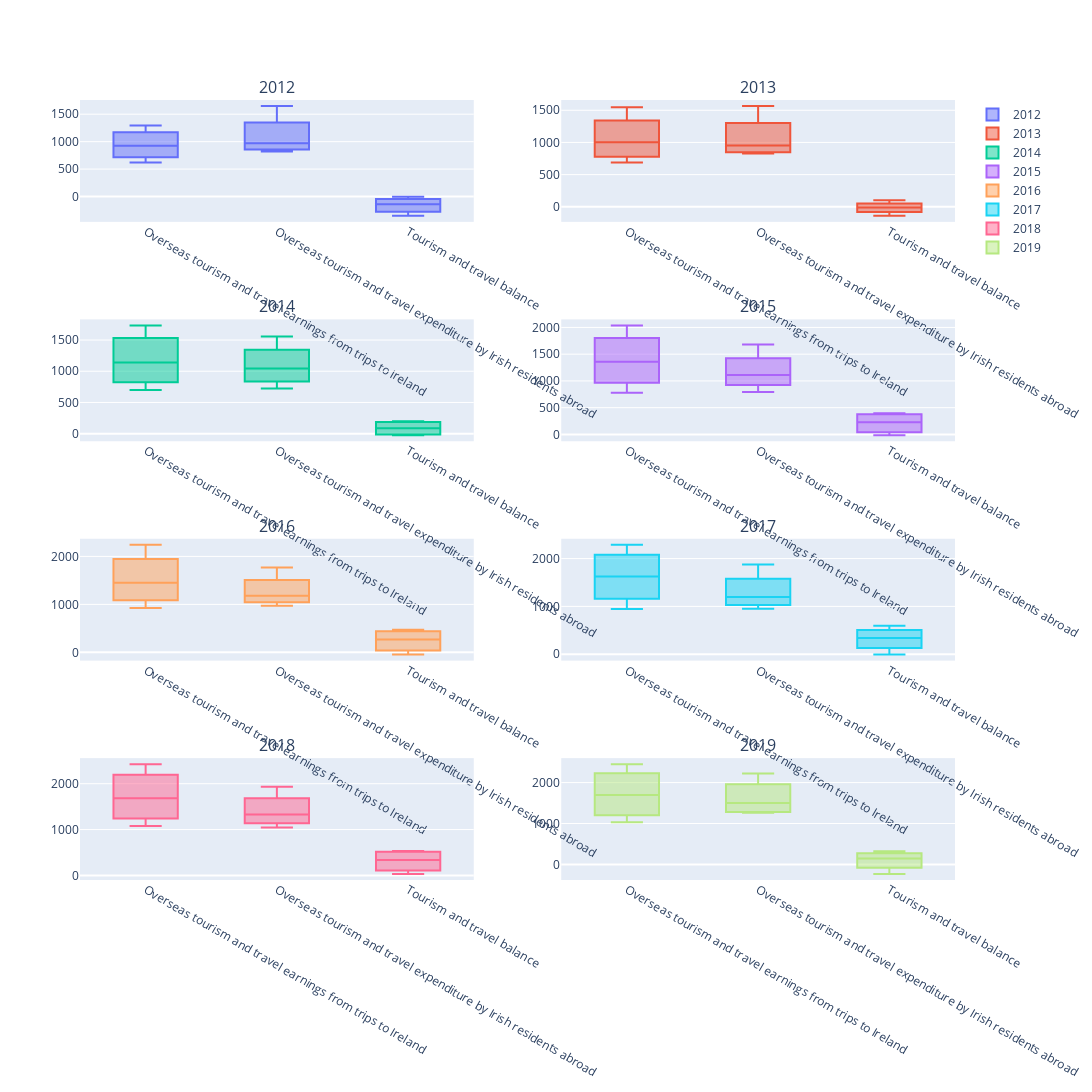

Source (notebook cell):
### Code cell
rows=4
cols=2
fig = make_subplots(rows=rows, cols=cols, subplot_titles=(pivot_table.columns[2:]))
x = 2
for i in range(1, rows + 1):
    for j in range(1, cols + 1):
        fig.add_trace(go.Box(x =pivot_table['Type of Expenditure'], y = pivot_table[pivot_table.columns[x]], name=pivot_table.columns[x]) ,
                     row=i,
                     col=j)

        x=x+1

fig.update_layout(height=2000, width=1200)
fig.show()

### Figure 1 — Plotly figure (JSON) as saved in the notebook; plotly's stock layout.template omitted (floating-point values rounded to 4 significant figures)
{"data": [{"name": "2012", "type": "box", "x": ["Overseas tourism and travel earnings from trips to Ireland", "Overseas tourism and travel earnings from trips to Ireland", "Overseas tourism and travel earnings from trips to Ireland", "Overseas tourism and travel earnings from trips to Ireland", "Overseas tourism and travel expenditure by Irish residents abroad", "Overseas tourism and travel expenditure by Irish residents abroad", "Overseas tourism and travel expenditure by Irish residents abroad", "Overseas tourism and travel expenditure by Irish residents abroad", "Tourism and travel balance", "Tourism and travel balance", "Tourism and travel balance", "Tourism and travel balance"], "xaxis": "x", "y": [621, 1048, 1296, 806, 821, 1054, 1648, 889, -200, -6, -351, -83], "yaxis": "y"}, {"name": "2013", "type": "box", "x": ["Overseas tourism and travel earnings from trips to Ireland", "Overseas tourism and travel earnings from trips to Ireland", "Overseas tourism and travel earnings from trips to Ireland", "Overseas tourism and travel earnings from trips to Ireland", "Overseas tourism and travel expenditure by Irish residents abroad", "Overseas tourism and travel expenditure by Irish residents abroad", "Overseas tourism and travel expenditure by Irish residents abroad", "Overseas tourism and travel expenditure by Irish residents abroad", "Tourism and travel balance", "Tourism and travel balance", "Tourism and travel balance", "Tourism and travel balance"], "xaxis": "x2", "y": [688, 1140, 1546, 864, 828, 1037, 1565, 865, -140, 103, -19, -1], "yaxis": "y2"}, {"name": "2014", "type": "box", "x": ["Overseas tourism and travel earnings from trips to Ireland", "Overseas tourism and travel earnings from trips to Ireland", "Overseas tourism and travel earnings from trips to Ireland", "Overseas tourism and travel earnings from trips to Ireland", "Overseas tourism and travel expenditure by Irish residents abroad", "Overseas tourism and travel expenditure by Irish residents abroad", "Overseas tourism and travel expenditure by Irish residents abroad", "Overseas tourism and travel expenditure by Irish residents abroad", "Tourism and travel balance", "Tourism and travel balance", "Tourism and travel balance", "Tourism and travel balance"], "xaxis": "x3", "y": [699, 1331, 1734, 952, 723, 1133, 1559, 952, -24, 198, 175, 0], "yaxis": "y3"}, {"name": "2015", "type": "box", "x": ["Overseas tourism and travel earnings from trips to Ireland", "Overseas tourism and travel earnings from trips to Ireland", "Overseas tourism and travel earnings from trips to Ireland", "Overseas tourism and travel earnings from trips to Ireland", "Overseas tourism and travel expenditure by Irish residents abroad", "Overseas tourism and travel expenditure by Irish residents abroad", "Overseas tourism and travel expenditure by Irish residents abroad", "Overseas tourism and travel expenditure by Irish residents abroad", "Tourism and travel balance", "Tourism and travel balance", "Tourism and travel balance", "Tourism and travel balance"], "xaxis": "x4", "y": [780, 1566, 2037, 1148, 794, 1170, 1680, 1050, -14, 396, 357, 98], "yaxis": "y4"}, {"name": "2016", "type": "box", "x": ["Overseas tourism and travel earnings from trips to Ireland", "Overseas tourism and travel earnings from trips to Ireland", "Overseas tourism and travel earnings from trips to Ireland", "Overseas tourism and travel earnings from trips to Ireland", "Overseas tourism and travel expenditure by Irish residents abroad", "Overseas tourism and travel expenditure by Irish residents abroad", "Overseas tourism and travel expenditure by Irish residents abroad", "Overseas tourism and travel expenditure by Irish residents abroad", "Tourism and travel balance", "Tourism and travel balance", "Tourism and travel balance", "Tourism and travel balance"], "xaxis": "x5", "y": [926, 1655, 2241, 1242, 971, 1243, 1771, 1118, -45, 412, 470, 124], "yaxis": "y5"}, {"name": "2017", "type": "box", "x": ["Overseas tourism and travel earnings from trips to Ireland", "Overseas tourism and travel earnings from trips to Ireland", "Overseas tourism and travel earnings from trips to Ireland", "Overseas tourism and travel earnings from trips to Ireland", "Overseas tourism and travel expenditure by Irish residents abroad", "Overseas tourism and travel expenditure by Irish residents abroad", "Overseas tourism and travel expenditure by Irish residents abroad", "Overseas tourism and travel expenditure by Irish residents abroad", "Tourism and travel balance", "Tourism and travel balance", "Tourism and travel balance", "Tourism and travel balance"], "xaxis": "x6", "y": [945, 1876, 2287, 1377, 952, 1281, 1875, 1107, -7, 595, 412, 270], "yaxis": "y6"}, {"name": "2018", "type": "box", "x": ["Overseas tourism and travel earnings from trips to Ireland", "Overseas tourism and travel earnings from trips to Ireland", "Overseas tourism and travel earnings from trips to Ireland", "Overseas tourism and travel earnings from trips to Ireland", "Overseas tourism and travel expenditure by Irish residents abroad", "Overseas tourism and travel expenditure by Irish residents abroad", "Overseas tourism and travel expenditure by Irish residents abroad", "Overseas tourism and travel expenditure by Irish residents abroad", "Tourism and travel balance", "Tourism and travel balance", "Tourism and travel balance", "Tourism and travel balance"], "xaxis": "x7", "y": [1079, 1970, 2425, 1400, 1047, 1438, 1931, 1223, 32, 532, 494, 177], "yaxis": "y7"}, {"name": "2019", "type": "box", "x": ["Overseas tourism and travel earnings from trips to Ireland", "Overseas tourism and travel earnings from trips to Ireland", "Overseas tourism and travel earnings from trips to Ireland", "Overseas tourism and travel earnings from trips to Ireland", "Overseas tourism and travel expenditure by Irish residents abroad", "Overseas tourism and travel expenditure by Irish residents abroad", "Overseas tourism and travel expenditure by Irish residents abroad", "Overseas tourism and travel expenditure by Irish residents abroad", "Tourism and travel balance", "Tourism and travel balance", "Tourism and travel balance", "Tourism and travel balance"], "xaxis": "x8", "y": [1029, 2012, 2448, 1378, 1260, 1689, 2223, 1308, -231, 323, 225, 70], "yaxis": "y8"}], "layout": {"annotations": [{"font": {"size": 16}, "showarrow": false, "text": "2012", "x": 0.225, "xanchor": "center", "xref": "paper", "y": 1, "yanchor": "bottom", "yref": "paper"}, {"font": {"size": 16}, "showarrow": false, "text": "2013", "x": 0.775, "xanchor": "center", "xref": "paper", "y": 1, "yanchor": "bottom", "yref": "paper"}, {"font": {"size": 16}, "showarrow": false, "text": "2014", "x": 0.225, "xanchor": "center", "xref": "paper", "y": 0.7188, "yanchor": "bottom", "yref": "paper"}, {"font": {"size": 16}, "showarrow": false, "text": "2015", "x": 0.775, "xanchor": "center", "xref": "paper", "y": 0.7188, "yanchor": "bottom", "yref": "paper"}, {"font": {"size": 16}, "showarrow": false, "text": "2016", "x": 0.225, "xanchor": "center", "xref": "paper", "y": 0.4375, "yanchor": "bottom", "yref": "paper"}, {"font": {"size": 16}, "showarrow": false, "text": "2017", "x": 0.775, "xanchor": "center", "xref": "paper", "y": 0.4375, "yanchor": "bottom", "yref": "paper"}, {"font": {"size": 16}, "showarrow": false, "text": "2018", "x": 0.225, "xanchor": "center", "xref": "paper", "y": 0.1562, "yanchor": "bottom", "yref": "paper"}, {"font": {"size": 16}, "showarrow": false, "text": "2019", "x": 0.775, "xanchor": "center", "xref": "paper", "y": 0.1562, "yanchor": "bottom", "yref": "paper"}], "height": 2000, "width": 1200, "xaxis": {"anchor": "y", "domain": [0, 0.45]}, "xaxis2": {"anchor": "y2", "domain": [0.55, 1]}, "xaxis3": {"anchor": "y3", "domain": [0, 0.45]}, "xaxis4": {"anchor": "y4", "domain": [0.55, 1]}, "xaxis5": {"anchor": "y5", "domain": [0, 0.45]}, "xaxis6": {"anchor": "y6", "domain": [0.55, 1]}, "xaxis7": {"anchor": "y7", "domain": [0, 0.45]}, "xaxis8": {"anchor": "y8", "domain": [0.55, 1]}, "yaxis": {"anchor": "x", "domain": [0.8438, 1]}, "yaxis2": {"anchor": "x2", "domain": [0.8438, 1]}, "yaxis3": {"anchor": "x3", "domain": [0.5625, 0.7188]}, "yaxis4": {"anchor": "x4", "domain": [0.5625, 0.7188]}, "yaxis5": {"anchor": "x5", "domain": [0.2812, 0.4375]}, "yaxis6": {"anchor": "x6", "domain": [0.2812, 0.4375]}, "yaxis7": {"anchor": "x7", "domain": [0, 0.1562]}, "yaxis8": {"anchor": "x8", "domain": [0, 0.1562]}}}
